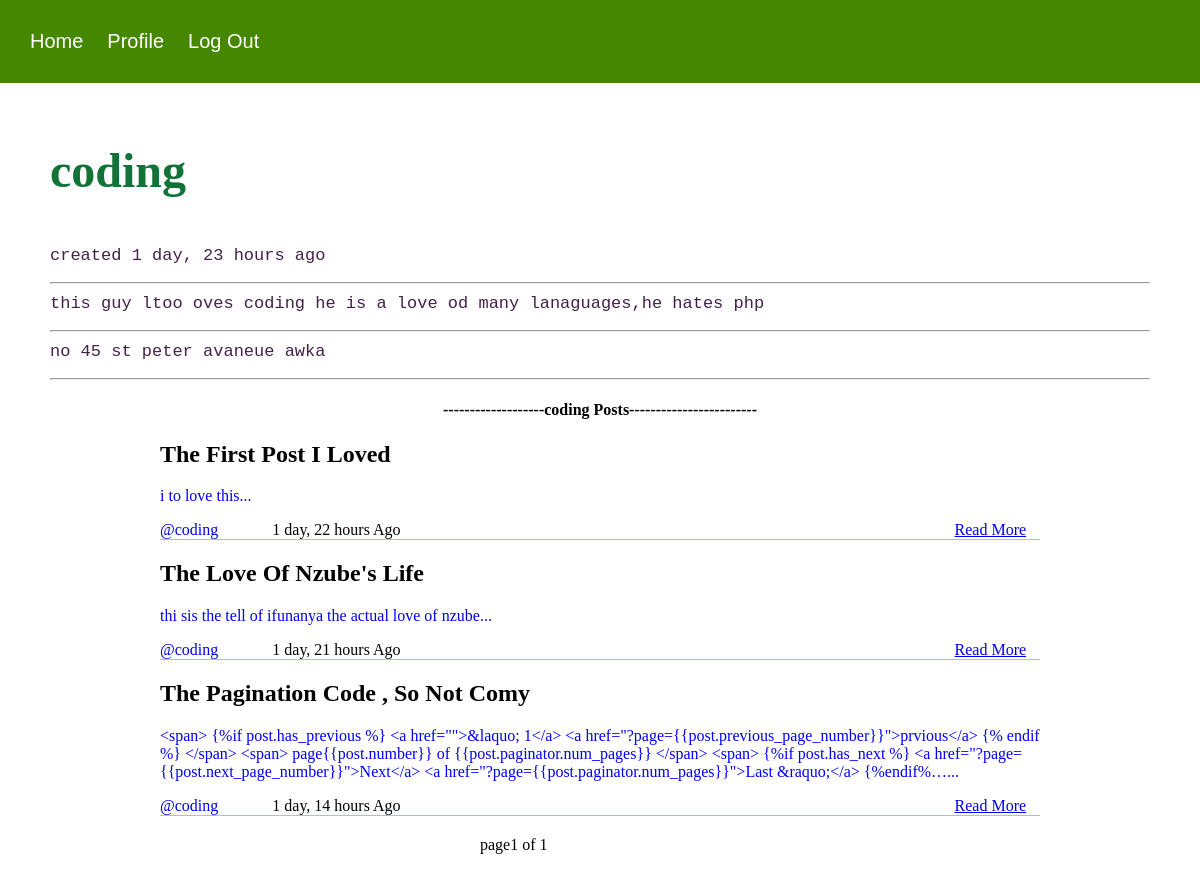
Screenshot of /viewprofile/?user=coding (signed in) with the database file from the repository.
### core/models.py (models this page shows, shortened)
class Profile(models.Model):
	user = models.OneToOneField('auth.User',on_delete = models.CASCADE,related_name = 'profile')
	bio = models.CharField(max_length = 1220)
	address = models.CharField(max_length = 1220)
	roles = models.ForeignKey('Role',on_delete = models.CASCADE,related_name= 'profiles',null = True)
	date = models.DateTimeField(auto_now_add = True)

class Post(models.Model):
	profile = models.ForeignKey(Profile,on_delete = models.CASCADE,related_name= 'posts')
	title = models.CharField(max_length = 2030)
	body = models.CharField(max_length = 237898)
	date = models.DateTimeField(auto_now_add = True)
	def readmore_url(self):
		return reverse('readmore',kwargs = {'id':self.id})

### core/views.py (the view)
# urls.py: path('viewprofile/',ViewProfile.as_view(),name = 'viewprofile'),
class ViewProfile(UserMixin,generic.View):
	template_name = 'viewprofile.html'
	context = {}
	def get(self,request,*args,**kwargs):
		username = request.GET.get('user')
		user = User.objects.filter(username = username).first()
		self.context['user'] = user
		posts  = user.profile.posts.all()
		items_per_page = 3
		paginator = Paginator(posts,items_per_page)
		page = self.request.GET.get('page',None)
		print(page)
		try:
			posts = paginator.page(page)
		except PageNotAnInteger:
			posts = paginator.page(1)
		except EmptyPage:
			posts = paginator.page(paginator.num_page)
		self.context['posts'] = posts
		self.context['user'] = user
		return render(request,self.template_name,self.context)

### core/utils.py (called while the page is built)
	def test_func(self):
		response = self.request.user.profile.roles.name == 'User'
		return response

### templates/viewprofile.html (shortened to what this page needs)
{%extends 'base.html'%}
{%block body%}
<div class="profile-container">
<h3 class="profile-heading" style="margin-top: 10px">{{user.username}}</h3>
<p class="profile-items" style="margin-top: 10px">created {{user.profile.date|timesince}} ago</p>
<hr/>
<p class="profile-items" style="margin-top: 10px">{{user.profile.bio}}</p>
<hr/>
<p class="profile-items" style="margin-top: 10px">{{user.profile.address}}</p>
<hr/>
<h4 style="text-align: center;">-------------------{{user.username}} Posts------------------------</h4>
{%for obj in posts%}
		<div class = 'post-block'>
			<h2 style="">{{obj.title|title}}</h2>
			<p style="color: blue;">{{obj.body|truncatechars:400}}...</p>
			<a style="text-decoration: none;margin-right: 50px" href="{% url 'viewprofile'%}?user={{obj.profile.user.username}}"> @{{obj.profile.user.username}}</a>
			<div style="display: inline;">
			<p style="text-align: right;display: inline;">{{obj.date|timesince}} Ago</p>
			<a href="{{obj.readmore_url}}" style="display: inline;text-align: right;margin-left: 550px;">Read More</a>
			</div>
		</div>
	{% endfor %}
	<div style="left: 40%;position: absolute;">
		<span>
			page{{posts.number}} of {{posts.paginator.num_pages}}
		</span>
</div>
</div>
{%endblock%}

### static/styles.css (style rules this page uses)
body { padding: 0px; margin: 0px; }
.profile-heading { font-size: 48px; font-family: cursive; color: #127338; text-align: left; }
.profile-items { font-size: 17px; font-family: monospace; color: #422248; text-align: left; }
.post-block { width: 80%; margin-left: auto; margin-right: auto; / color: blue; margin-bottom: 20px; border-bottom: 1px solid skyblue; }

### rows the page displays
Post: title "The First Post I Loved", body "i to love this", profile.user.username "coding", date "1 day, 22 hours"
Post: title "The Love Of Nzube's Life", body "thi sis the tell of ifunanya the actual love of nzube", profile.user.username "coding", date "1 day, 21 hours"
Post: title "The Pagination Code , So Not Comy", body "<span> {%if post.has_previous %} <a href=\"\">&laquo; 1</a> <a href=\"?page={{post.previous_page_number}}\">prvious</a> {% endif %} </span> <span> page{{post.number}} of {{post.paginator.num_pages}} </span> <span> {%if post.has_next %} <a href=\"?page={{post.next_page_number}}\">Next</a> <a href=\"?page={{post.paginator.num_pages}}\">Last &raquo;</a> {%endif%…", profile.user.username "coding", date "1 day, 14 hours"

### other values shown
{{ user.username }} "coding"
{{ user.profile.date|timesince }} "1 day, 23 hours"
{{ user.profile.bio }} "this guy ltoo oves coding he is a love od many lanaguages,he hates php"
{{ user.profile.address }} "no 45 st peter avaneue awka"
{{ posts.number }} "1"
{{ posts.paginator.num_pages }} "1"
